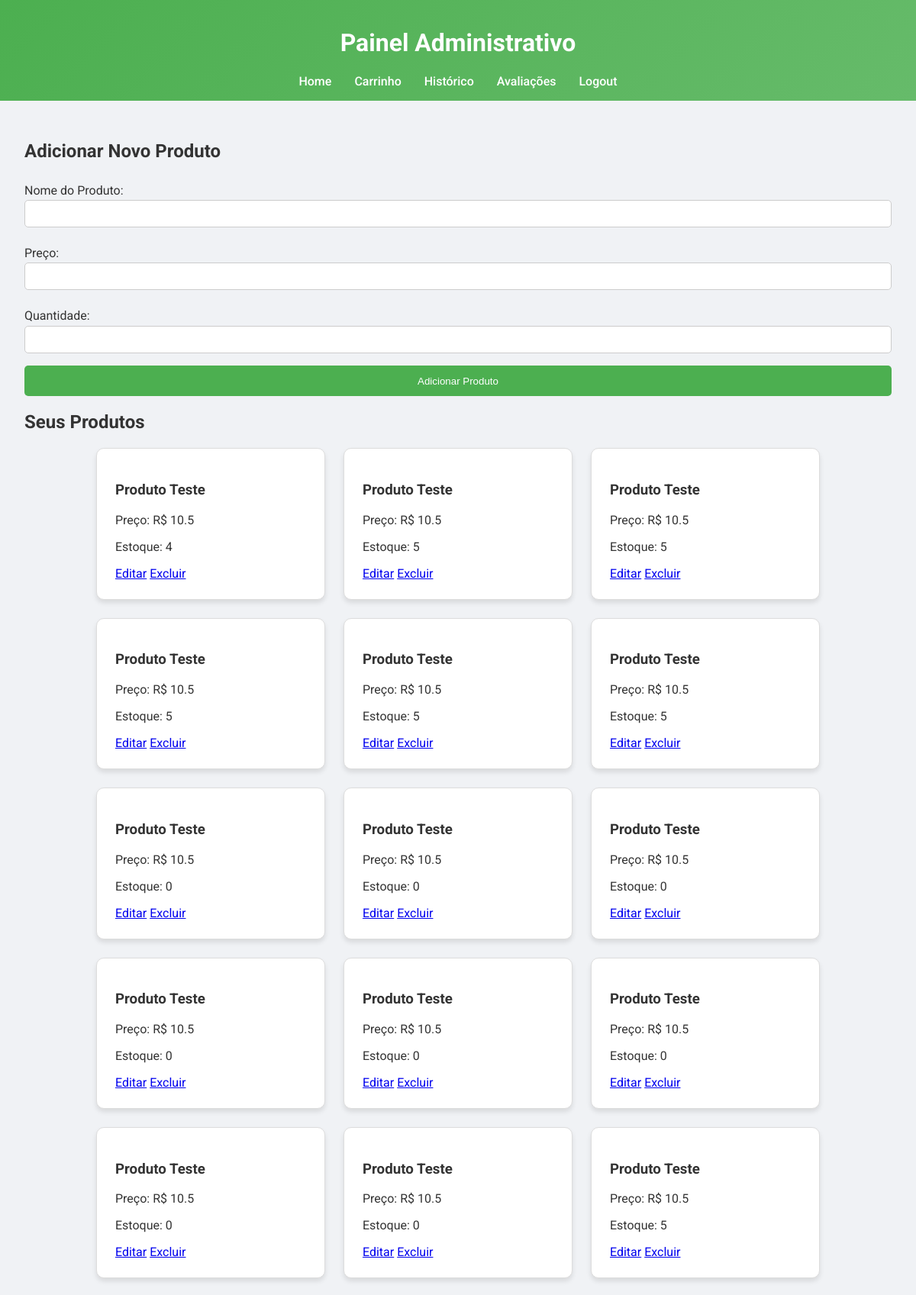
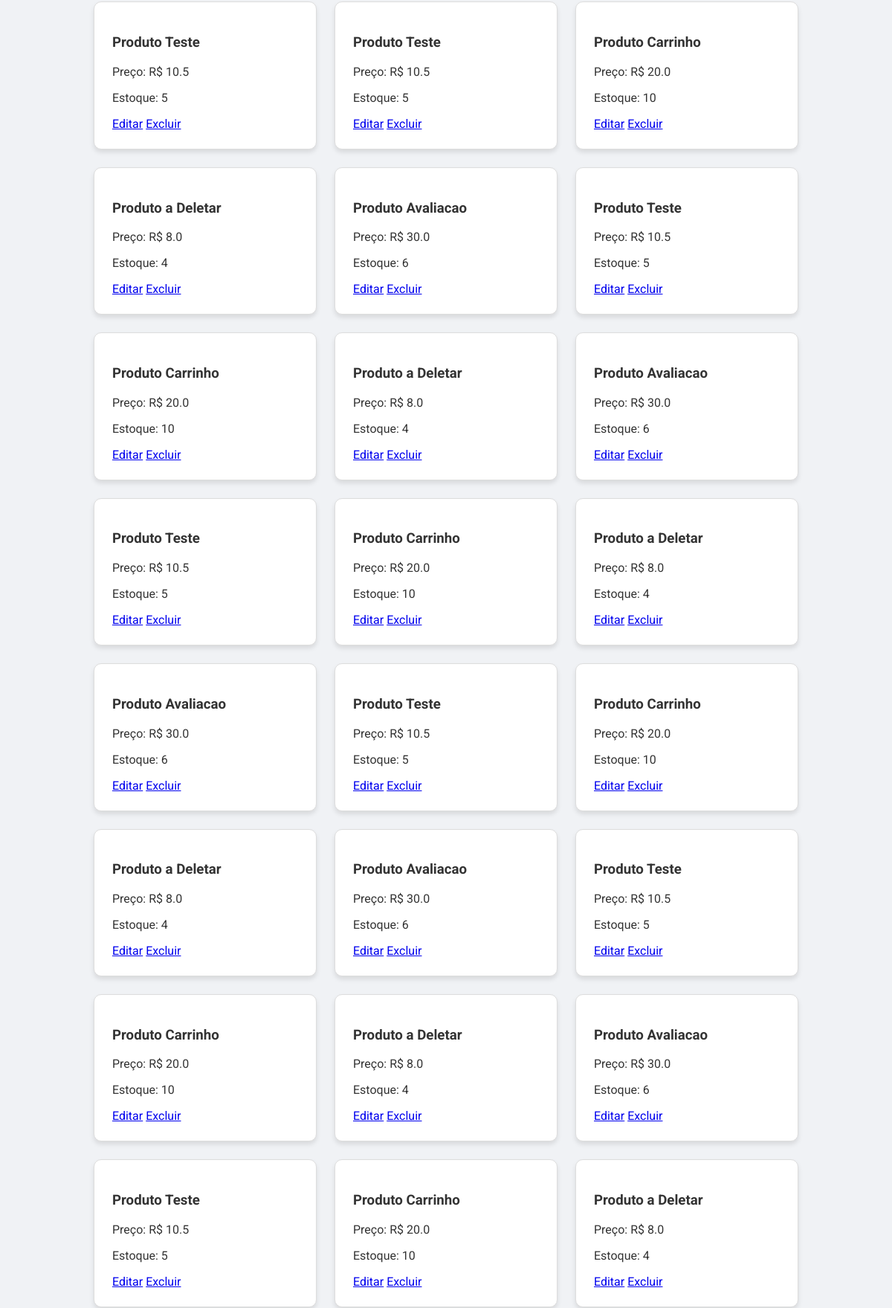
Page /admin (signed in, upper part) on the committed database (2 pictures, top to bottom).
### tables this page shows
CREATE TABLE produtos (
                                    id INTEGER PRIMARY KEY AUTOINCREMENT,
                                    nome TEXT NOT NULL,
                                    preco REAL NOT NULL,
                                    quantidade INTEGER NOT NULL DEFAULT 0,
                                    username TEXT NOT NULL);

### controllers.py (the view, shortened to what this page needs)
@bp.route('/admin', methods=['GET', 'POST'])
def admin():
    if 'username' not in session:
        return redirect(url_for('bp.login'))
    username = session['username']
    produtos = Produto.listar_por_usuario(username)
    return render_template('admin.html', produtos=produtos, username=username)

### models.py (called while the page is built)
    @staticmethod
    def get_connection():
        return sqlite3.connect(db_path)

    @staticmethod
    def listar_por_usuario(username):
        with DatabaseManager.get_connection() as conn:
            cursor = conn.cursor()
            cursor.execute("SELECT * FROM produtos WHERE username = ?", (username,))
            return cursor.fetchall()

### templates/admin.html (shortened to what this page needs)
<!DOCTYPE html>
<html lang="pt-BR">
  <head>
    <link rel="stylesheet" href="/static/style.css" />
  </head>
  <body>
    <header>
      <h1>Painel Administrativo</h1>
      <nav>
        <a href="/">Home</a>
        <a href="/carrinho">Carrinho</a>
        <a href="/historico">Histórico</a>
        <a href="/avaliacoes">Avaliações</a>
        <a href="/logout">Logout</a>
      </nav>
    </header>
    <main>
      <div class="admin-form">
        <h2>Adicionar Novo Produto</h2>
        <form method="POST">
          <label for="nome">Nome do Produto:</label>
          <input type="text" id="nome" name="nome" required />
          <label for="preco">Preço:</label>
          <input type="number" step="0.01" id="preco" name="preco" required />
          <label for="quantidade">Quantidade:</label>
          <input type="number" id="quantidade" name="quantidade" required />
          <button type="submit">Adicionar Produto</button>
        </form>
      </div>
      <div class="product-management">
        <h2>Seus Produtos</h2>
        <div class="product-list">
          {% for produto in produtos %}
          <div class="product-card">
            <h3>{{ produto[1] }}</h3>
            <p>Preço: R$ {{ produto[2] }}</p>
            <p>Estoque: {{ produto[3] }}</p>
            <div class="actions">
              <a href="/admin/edit/{{ produto[0] }}" class="edit-btn">Editar</a>
              <a href="/admin/delete/{{ produto[0] }}" class="delete-btn"
                >Excluir</a
              >
            </div>
          </div>
          {% endfor %}
        </div>
      </div>
    </main>
  </body>
</html>

### static/style.css (style rules this page uses)
html, body { margin: 0; padding: 0; height: 100%; }
body { display: flex; flex-direction: column; min-height: 100vh; font-family: "Roboto", sans-serif; background: #f0f2f5; color: #333; }
header { background: linear-gradient(135deg, #4caf50, #66bb6a); color: #fff; padding: 1rem; text-align: center; }
header nav { display: flex; justify-content: center; flex-wrap: wrap; }
header nav a { color: #fff; text-decoration: none; margin: 0 15px; font-weight: 500; transition: color 0.3s, transform 0.3s; }
main { flex: 1; padding: 2rem; max-width: 1200px; margin: 0 auto; }
.product-list, .avaliacoes-list { display: flex; flex-wrap: wrap; gap: 1.5rem; justify-content: center; }
.product-card, .avaliacao-card { background: #fff; border: 1px solid #ddd; padding: 1.5rem; border-radius: 10px; width: 250px; box-shadow: 0 4px 6px rgba(0, 0, 0, 0.1); transition: transform 0.3s, box-shadow 0.3s; }
form { display: flex; flex-direction: column; }
form label { margin: 0.5rem 0 0.2rem; }
form input, form textarea { padding: 0.6rem; margin-bottom: 1rem; border: 1px solid #ccc; border-radius: 5px; }
form button { padding: 0.8rem; border: none; border-radius: 5px; background-color: #4caf50; color: #fff; cursor: pointer; font-weight: 500; transition: background-color 0.3s, transform 0.3s; }

### rows in the picture
produtos: nome "Produto Teste", preco "10.5", quantidade "4"
produtos: nome "Produto Teste", preco "10.5", quantidade "5"
produtos: nome "Produto Teste", preco "10.5", quantidade "5"
produtos: nome "Produto Teste", preco "10.5", quantidade "5"
produtos: nome "Produto Teste", preco "10.5", quantidade "5"
produtos: nome "Produto Teste", preco "10.5", quantidade "5"
produtos: nome "Produto Teste", preco "10.5", quantidade "0"
produtos: nome "Produto Teste", preco "10.5", quantidade "0"
produtos: nome "Produto Teste", preco "10.5", quantidade "0"
produtos: nome "Produto Teste", preco "10.5", quantidade "0"
produtos: nome "Produto Teste", preco "10.5", quantidade "0"
produtos: nome "Produto Teste", preco "10.5", quantidade "0"
produtos: nome "Produto Teste", preco "10.5", quantidade "0"
produtos: nome "Produto Teste", preco "10.5", quantidade "0"
produtos: nome "Produto Teste", preco "10.5", quantidade "5"
produtos: nome "Produto Teste", preco "10.5", quantidade "5"
produtos: nome "Produto Teste", preco "10.5", quantidade "5"
produtos: nome "Produto Carrinho", preco "20.0", quantidade "10"
produtos: nome "Produto a Deletar", preco "8.0", quantidade "4"
produtos: nome "Produto Avaliacao", preco "30.0", quantidade "6"
produtos: nome "Produto Teste", preco "10.5", quantidade "5"
produtos: nome "Produto Carrinho", preco "20.0", quantidade "10"
produtos: nome "Produto a Deletar", preco "8.0", quantidade "4"
produtos: nome "Produto Avaliacao", preco "30.0", quantidade "6"
produtos: nome "Produto Teste", preco "10.5", quantidade "5"
produtos: nome "Produto Carrinho", preco "20.0", quantidade "10"
produtos: nome "Produto a Deletar", preco "8.0", quantidade "4"
produtos: nome "Produto Avaliacao", preco "30.0", quantidade "6"
produtos: nome "Produto Teste", preco "10.5", quantidade "5"
produtos: nome "Produto Carrinho", preco "20.0", quantidade "10"
produtos: nome "Produto a Deletar", preco "8.0", quantidade "4"
produtos: nome "Produto Avaliacao", preco "30.0", quantidade "6"
produtos: nome "Produto Teste", preco "10.5", quantidade "5"
produtos: nome "Produto Carrinho", preco "20.0", quantidade "10"
produtos: nome "Produto a Deletar", preco "8.0", quantidade "4"
produtos: nome "Produto Avaliacao", preco "30.0", quantidade "6"
produtos: nome "Produto Teste", preco "10.5", quantidade "5"
produtos: nome "Produto Carrinho", preco "20.0", quantidade "10"
produtos: nome "Produto a Deletar", preco "8.0", quantidade "4"
